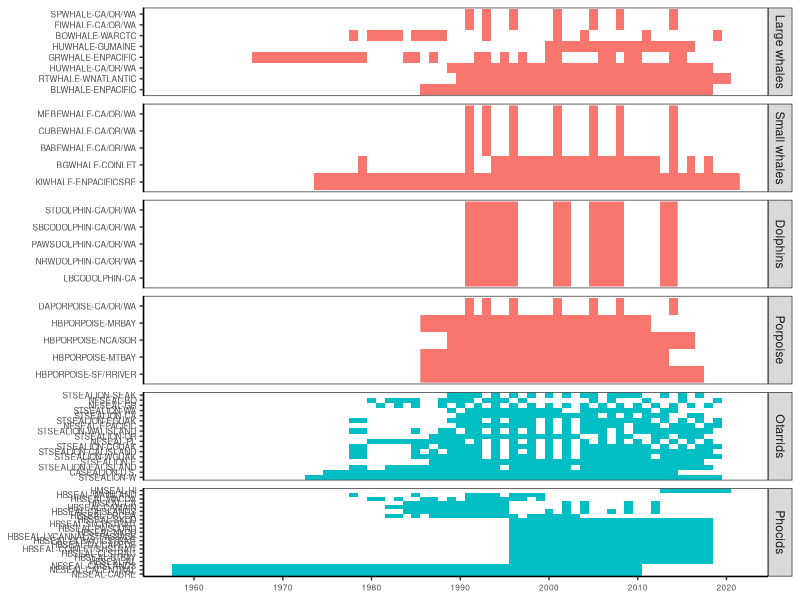
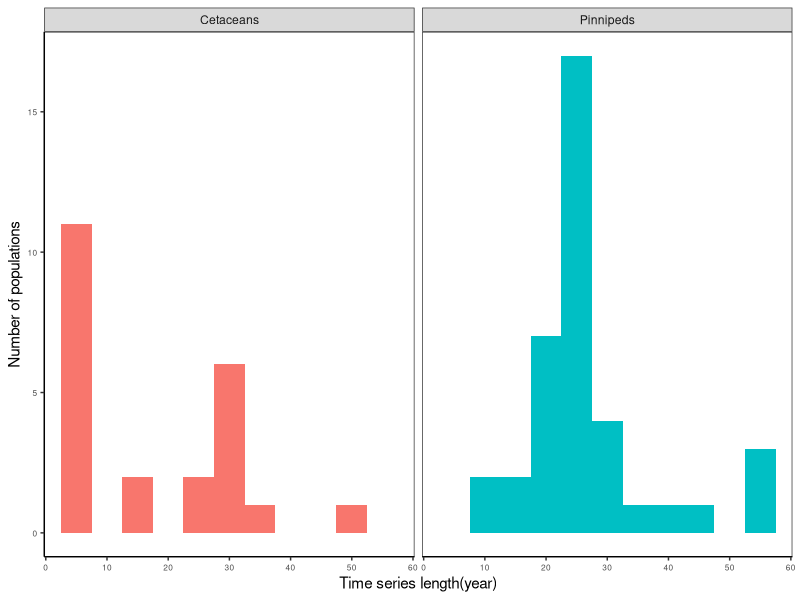

R code for these plots, in order: (Note: this script raises an error after producing the figures.)

# clean working environment
rm(list = ls())

# read in package
library(tidyverse)

# set plot directory
plotdir <- "figures"

# read in data
data <- read.csv("data/clean_data/U.S_Abundance_Clean.csv")


# clean data 
data_clean <- data %>%
  mutate(catg1 = ifelse(common_name == "Mesoplodont beaked whale", "Cetaceans", catg1)) %>%
  mutate(catg2 = ifelse(common_name == "Mesoplodont beaked whale", "Small whales", catg2)) %>%
  mutate(survey_code = case_when(survey_method == "Other model"~"M",
                                 survey_method == "Line-transect"~"LT",
                                 survey_method == "Count"~"C",
                                 survey_method == "Bayesian analysis"~"BA",
                                 survey_method == "Mark recapture"~"MR",
                                 survey_method == "Aerial survey"~"AS")) %>%
  mutate(stock_survey = paste(stock_id,survey_code, sep="-")) %>%
  filter(!abundance_units %in% c("Total number(Males)", "Total number(Females)")) %>%
  mutate(unit_code = case_when(abundance_units == "Total number"~"TN",
                               abundance_units == "Pup"~"P",
                               abundance_units == "Non-pup"~"NP")) %>%
  mutate(stock_unit = paste(stock_id,unit_code, sep="-")) %>%
  mutate(new_id = ifelse(catg1 == "Cetaceans", stock_survey, stock_unit)) %>%
  mutate(new_id = ifelse(catg1 == "Fissipeds", stock_id, new_id)) %>%
  mutate(catg1 = factor(catg1, levels = c("Cetaceans", "Pinnipeds", "Fissipeds"))) %>%
  select(stock, stock_id, new_id, common_name, survey_method, year, abundance, abundance_units, source_type, catg1, catg2)

# select the survey method with the longest time series within each stock
max_method_lengths <- data_clean %>%
  group_by(stock_id, new_id) %>%
  summarise(n_years = n_distinct(year), .groups = "drop") %>%
  group_by(stock_id) %>%
  slice_max(n_years, with_ties = FALSE) %>%
  ungroup()

# filter the data clean
data_clean_max_length <- data_clean %>%
  semi_join(max_method_lengths, by = c("stock_id", "new_id"))

# Take 7 from Easton et al., 2020
data_survey_out <- data_clean_max_length%>%
  group_by(stock_id) %>%
  summarize(year_number = n()) %>%
  filter(year_number<7)

data_survey_in <- data_clean_max_length %>%
  group_by(stock_id) %>%
  summarize(year_number = n()) %>%
  filter(year_number >= 7)

data_final <- data_clean_max_length %>%
  filter(!stock_id %in% data_survey_out$stock_id) %>%
  left_join(data_survey_in, by = "stock_id") %>%
  mutate(stock_id = fct_reorder(.f = as.factor(stock_id),
                                     .x = desc(year_number))) %>%
  mutate(catg1 = factor(catg1, levels = c("Fissipeds", "Cetaceans", "Pinnipeds"))) %>%
  mutate(catg2 = factor(catg2, levels = c("Large whales", "Small whales", "Dolphins", "Porpoise", "Otarrids", "Phocids"))) %>%
  filter(catg1 != "Fissipeds")


# make figure 
my_theme <- theme(axis.text=element_text(size=6),
                  plot.title=element_text(size=12),
                  panel.grid.major = element_blank(), 
                  panel.grid.minor = element_blank(),
                  panel.background = element_blank(), 
                  axis.line = element_line(colour = "black"))


# Plot timeline

g1 <- ggplot(data_final, aes(x=year, y=stock_id, fill=catg1)) +
  geom_raster() +
  facet_grid(catg2~., scales="free_y") +
  # Labels
  scale_x_continuous(breaks=seq(1950,2020,10)) +
  scale_fill_discrete(guide=F) +
  # Theme
  theme_bw() + my_theme + 
  theme(axis.title=element_blank())

g1

# Histogram

g2 <- ggplot(data_final %>% filter(!duplicated(new_id)), aes(x = year_number, fill = catg1))+
  facet_grid(~catg1)+
  geom_histogram(binwidth = 5) +
  labs(x = "Time series length(year)", y = "Number of populations") +
  theme_bw() + my_theme + theme(legend.position = "none")

g2

# save the time series length figure

ggsave(g1, filename = file.path(plotdir, "Fig5a_U.S_time_series_length.png"),
       width = 7, height = 10, units = "in", dpi = 600)





